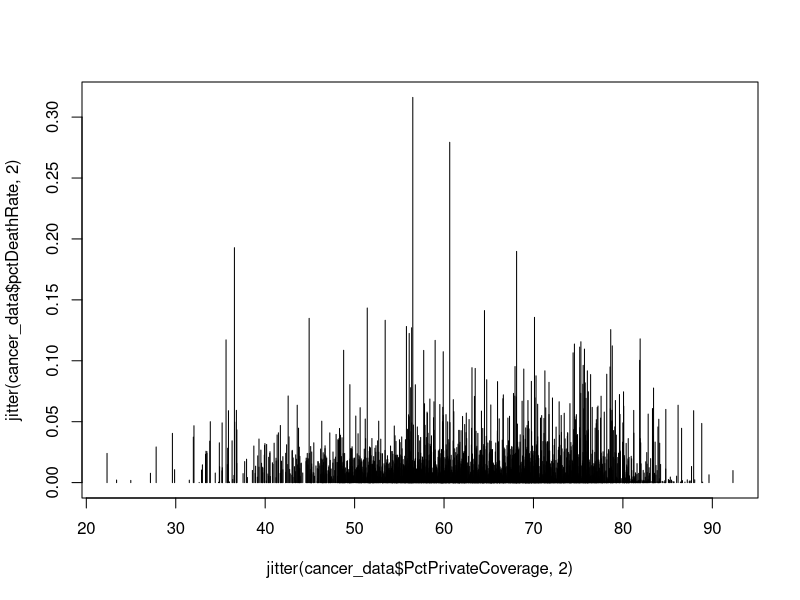
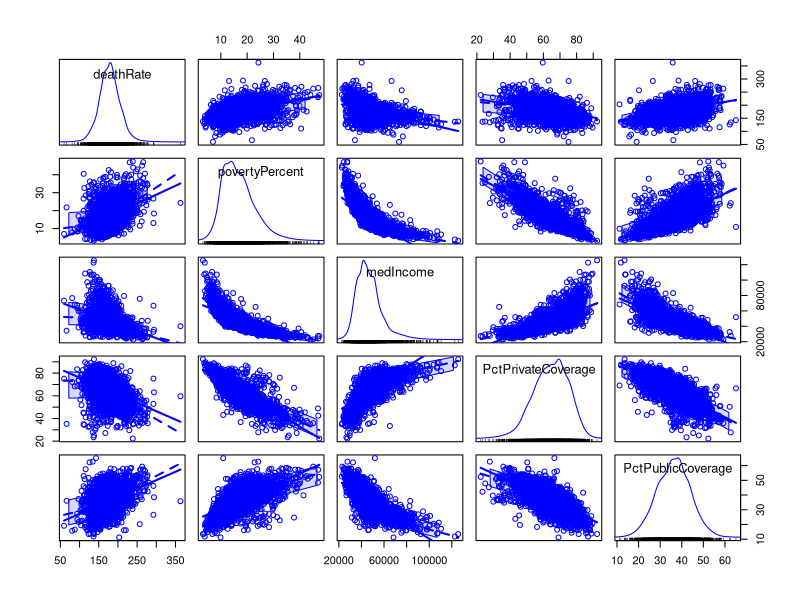
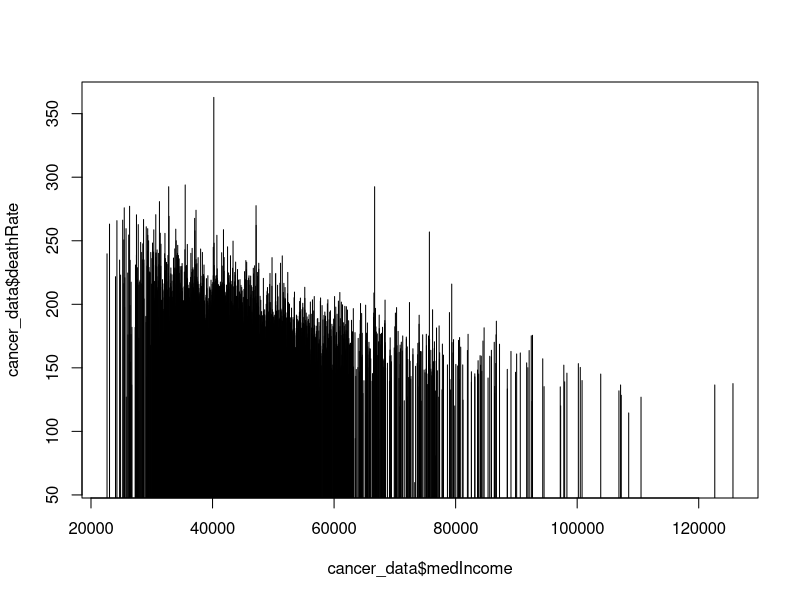
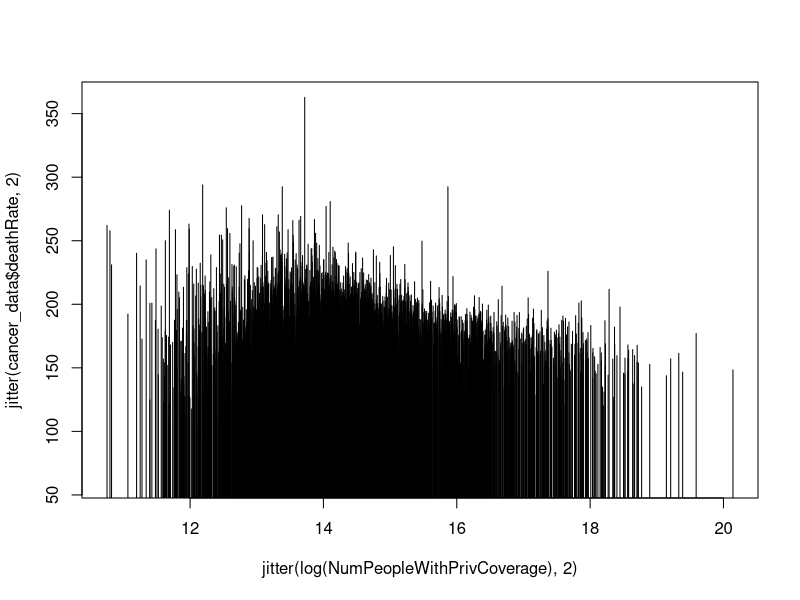

Here is the R script that generated these plots, in order:
## ---- chunk 1
knitr::opts_chunk$set(echo = TRUE)
## ---- chunk 2
library(car)
## ---- chunk 3
cancer_data = read.csv("cancer.csv")
## ---- chunk 4
(list_of_varibles = objects(cancer_data))
## ---- chunk 5
str(cancer_data)
## ---- chunk 6
head(cancer_data$PctPublicCoverage + cancer_data$PctPrivateCoverage, 25)
min(cancer_data$PctPublicCoverage + cancer_data$PctPrivateCoverage)
max(cancer_data$PctPublicCoverage + cancer_data$PctPrivateCoverage)
## ---- chunk 7
head(cancer_data$PctAsian + cancer_data$PctBlack + cancer_data$PctWhite + cancer_data$PctOtherRace, 25)
min(cancer_data$PctAsian + cancer_data$PctBlack + cancer_data$PctWhite + cancer_data$PctOtherRace)
max(cancer_data$PctAsian + cancer_data$PctBlack + cancer_data$PctWhite + cancer_data$PctOtherRace)
## ---- chunk 8
#added new column into cancer_data
cancer_data$pctDeathRate = cancer_data$deathRate/cancer_data$popEst2015
## ---- chunk 9
plot (~ jitter(cancer_data$PctPrivateCoverage,2) + jitter(cancer_data$pctDeathRate,2), type = "h")
## ---- chunk 10
cor(cancer_data$pctDeathRate, cancer_data$PctPrivateCoverage)
## ---- chunk 11
cor(cancer_data$pctDeathRate, cancer_data$PctPublicCoverage)
## ---- chunk 12
cor(cancer_data$pctDeathRate, cancer_data$medIncome)
## ---- chunk 13
cor(cancer_data$pctDeathRate, cancer_data$povertyPercent)
## ---- chunk 14
scatterplotMatrix(~ deathRate + povertyPercent + medIncome + PctPrivateCoverage + PctPublicCoverage, data = cancer_data)
## ---- chunk 15
#correlation of deathRate to important variables
cor(cancer_data$deathRate, cancer_data$povertyPercent)
cor(cancer_data$deathRate, cancer_data$medIncome)
cor(cancer_data$deathRate, cancer_data$PctPrivateCoverage)
cor(cancer_data$deathRate, cancer_data$PctPublicCoverage)
## ---- chunk 16
plot (~ cancer_data$medIncome + cancer_data$deathRate, type = "h")
## ---- chunk 17
NumPeopleWithPrivCoverage = cancer_data$PctPrivateCoverage * cancer_data$popEst2015
cor(cancer_data$deathRate, NumPeopleWithPrivCoverage)
## ---- chunk 18
plot(~ jitter(log(NumPeopleWithPrivCoverage),2) + jitter(cancer_data$deathRate,2), type = "h")
## ---- chunk 19
NumPeopleWithPublicCoverage = cancer_data$PctPublicCoverage * cancer_data$popEst2015
cor(cancer_data$deathRate, NumPeopleWithPublicCoverage)
